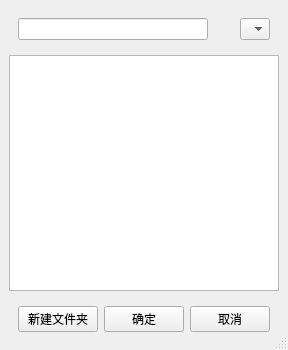
<?xml version="1.0" encoding="UTF-8"?>
<ui version="4.0">
 <class>SetPath</class>
 <widget class="QDialog" name="SetPath">
  <property name="geometry">
   <rect>
    <x>0</x>
    <y>0</y>
    <width>273</width>
    <height>350</height>
   </rect>
  </property>
  <property name="windowTitle">
   <string>Dialog</string>
  </property>
  <property name="sizeGripEnabled">
   <bool>true</bool>
  </property>
  <layout class="QVBoxLayout" name="verticalLayout_2">
   <property name="leftMargin">
    <number>0</number>
   </property>
   <property name="topMargin">
    <number>0</number>
   </property>
   <property name="rightMargin">
    <number>0</number>
   </property>
   <property name="bottomMargin">
    <number>0</number>
   </property>
   <item>
    <layout class="QVBoxLayout" name="verticalLayout">
     <property name="leftMargin">
      <number>9</number>
     </property>
     <property name="topMargin">
      <number>9</number>
     </property>
     <property name="rightMargin">
      <number>9</number>
     </property>
     <property name="bottomMargin">
      <number>9</number>
     </property>
     <item>
      <layout class="QHBoxLayout" name="horizontalLayout">
       <property name="leftMargin">
        <number>9</number>
       </property>
       <property name="topMargin">
        <number>9</number>
       </property>
       <property name="rightMargin">
        <number>9</number>
       </property>
       <property name="bottomMargin">
        <number>9</number>
       </property>
       <item>
        <widget class="QLineEdit" name="currDir"/>
       </item>
       <item>
        <widget class="QPushButton" name="reloadButton">
         <property name="sizePolicy">
          <sizepolicy hsizetype="Minimum" vsizetype="Minimum">
           <horstretch>0</horstretch>
           <verstretch>0</verstretch>
          </sizepolicy>
         </property>
         <property name="maximumSize">
          <size>
           <width>20</width>
           <height>20</height>
          </size>
         </property>
         <property name="focusPolicy">
          <enum>Qt::StrongFocus</enum>
         </property>
         <property name="acceptDrops">
          <bool>false</bool>
         </property>
         <property name="text">
          <string/>
         </property>
         <property name="flat">
          <bool>true</bool>
         </property>
        </widget>
       </item>
       <item>
        <widget class="QComboBox" name="comboBox">
         <property name="maximumSize">
          <size>
           <width>30</width>
           <height>16777215</height>
          </size>
         </property>
        </widget>
       </item>
      </layout>
     </item>
     <item>
      <widget class="QListView" name="fileList"/>
     </item>
     <item>
      <layout class="QHBoxLayout" name="horizontalLayout_2">
       <property name="leftMargin">
        <number>9</number>
       </property>
       <property name="topMargin">
        <number>9</number>
       </property>
       <property name="rightMargin">
        <number>9</number>
       </property>
       <property name="bottomMargin">
        <number>9</number>
       </property>
       <item>
        <widget class="QPushButton" name="newButton">
         <property name="sizePolicy">
          <sizepolicy hsizetype="Minimum" vsizetype="Minimum">
           <horstretch>0</horstretch>
           <verstretch>0</verstretch>
          </sizepolicy>
         </property>
         <property name="text">
          <string>新建文件夹</string>
         </property>
         <property name="autoDefault">
          <bool>false</bool>
         </property>
         <property name="flat">
          <bool>false</bool>
         </property>
        </widget>
       </item>
       <item>
        <widget class="QPushButton" name="saveButton">
         <property name="sizePolicy">
          <sizepolicy hsizetype="Minimum" vsizetype="Minimum">
           <horstretch>0</horstretch>
           <verstretch>0</verstretch>
          </sizepolicy>
         </property>
         <property name="maximumSize">
          <size>
           <width>16777215</width>
           <height>16777215</height>
          </size>
         </property>
         <property name="text">
          <string>确定</string>
         </property>
         <property name="autoDefault">
          <bool>false</bool>
         </property>
         <property name="flat">
          <bool>false</bool>
         </property>
        </widget>
       </item>
       <item>
        <widget class="QPushButton" name="closeButton">
         <property name="sizePolicy">
          <sizepolicy hsizetype="Minimum" vsizetype="Minimum">
           <horstretch>0</horstretch>
           <verstretch>0</verstretch>
          </sizepolicy>
         </property>
         <property name="maximumSize">
          <size>
           <width>16777215</width>
           <height>16777215</height>
          </size>
         </property>
         <property name="text">
          <string>取消</string>
         </property>
         <property name="autoDefault">
          <bool>false</bool>
         </property>
         <property name="flat">
          <bool>false</bool>
         </property>
        </widget>
       </item>
      </layout>
     </item>
    </layout>
   </item>
  </layout>
 </widget>
 <resources/>
 <connections/>
</ui>
